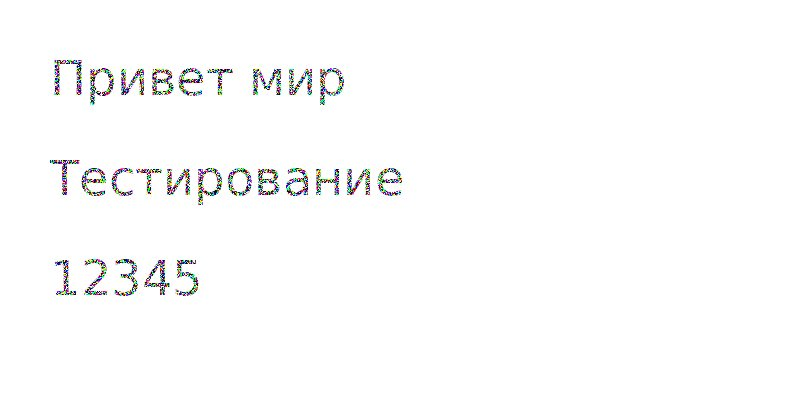
#> input picture test_noisy.jpg, 800 x 400 px
$ python -i extract_russian_text.py   (imports and definitions only)
#> lines starting #> are read from the running program, lines starting #| are printed output that depends on the picture; after the words box and inside, x2 and y2 are one past the last pixel; in counts of white or black regions, pixels touching at a corner belong together
#!/usr/bin/env python3
"""
Script to extract text from .jpg images in Russian with best accuracy.
Optimized for extracting only words and numbers (no tables or graphs).
Uses Tesseract OCR with Russian language model and specialized preprocessing.
"""

import os
import cv2
import numpy as np
import pytesseract
from PIL import Image
import argparse
from pathlib import Path
import logging
from concurrent.futures import ThreadPoolExecutor, as_completed
import sys
import tempfile


# [11 lines left out: function setup_logging, not called in this run]


def preprocess_image(image_path):
    """
    Preprocess the image to improve OCR accuracy for Russian text.
    Optimized for extracting only text (words and numbers), not tables or graphs.

    Args:
        image_path (str): Path to the image file

    Returns:
        PIL.Image: Preprocessed image
    """
#> called with image_path = 'test_noisy.jpg'
    # Read image using OpenCV
    img = cv2.imread(image_path)
#> img is the input picture: shape (400, 800, 3); mean B, G, R 251.2, 251.3, 251.2

    if img is None:
        raise ValueError(f"Could not load image: {image_path}")

    # Convert to grayscale
    gray = cv2.cvtColor(img, cv2.COLOR_BGR2GRAY)

    # Apply gentle denoising - preserve text details
    denoised = cv2.fastNlMeansDenoising(gray, None, 10, 7, 21)

    # Apply adaptive thresholding for better handling of varying lighting
    adaptive_thresh = cv2.adaptiveThreshold(
        denoised, 255, cv2.ADAPTIVE_THRESH_GAUSSIAN_C,
        cv2.THRESH_BINARY_INV, 11, 2
    )
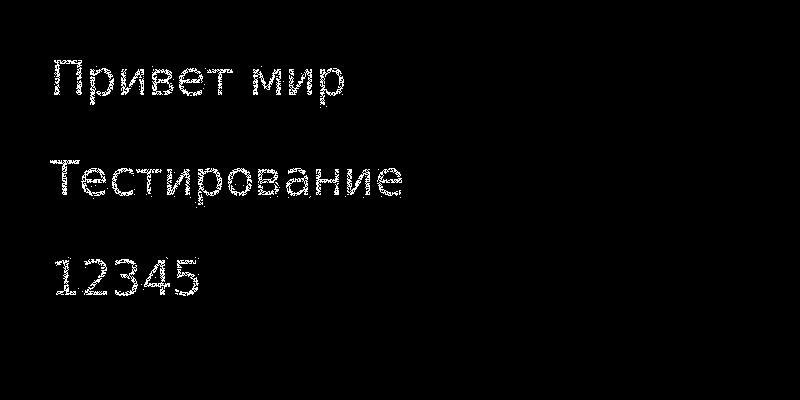
#> adaptive_thresh: shape (400, 800); 1.8% white in thin lines or dots, all inside (x1, y1, x2, y2) = (50, 60, 402, 296)

    # Morphological operations to connect broken characters but remove noise
    # Use smaller kernel to avoid connecting separate text lines
    kernel = np.ones((2, 2), np.uint8)
    dilated = cv2.dilate(adaptive_thresh, kernel, iterations=1)
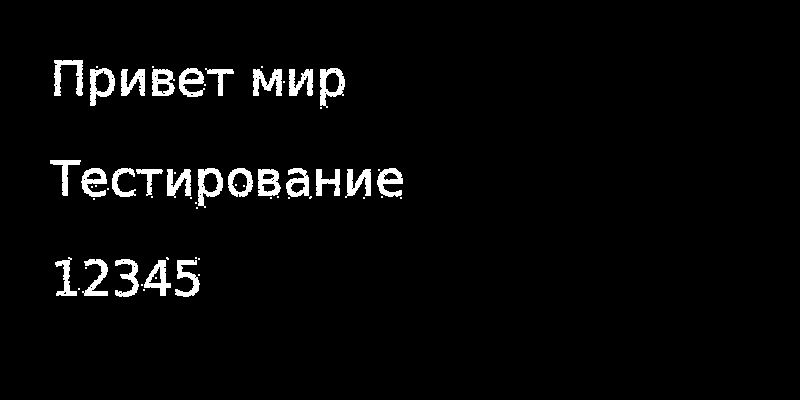
#> dilated: shape (400, 800); 3.3% white; 60 white regions (34 under 20 px), largest, box (x1, y1, x2, y2) and area: (54, 60, 83, 96) 498, (253, 69, 282, 96) 478, (320, 68, 345, 108) 477
    eroded = cv2.erode(dilated, kernel, iterations=1)
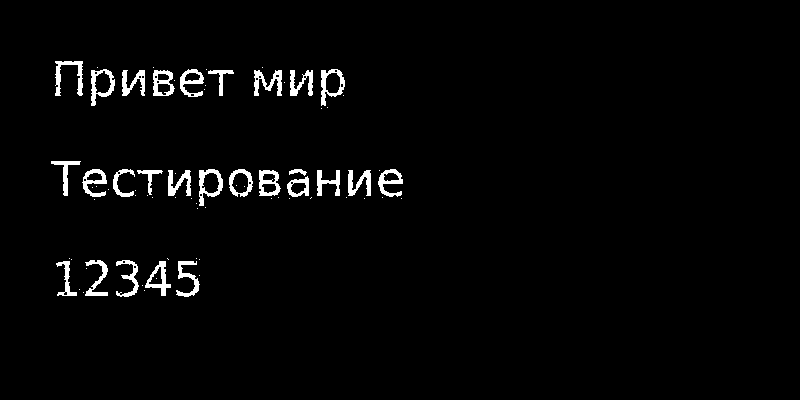
#> eroded: shape (400, 800); 2.4% white; 75 white regions (48 under 20 px), largest, box (x1, y1, x2, y2) and area: (55, 61, 83, 96) 376, (199, 169, 223, 206) 357, (254, 70, 282, 96) 355

    # Remove small noise components (likely from graphs/tables)
    num_labels, labels, stats, centroids = cv2.connectedComponentsWithStats(eroded, connectivity=8)
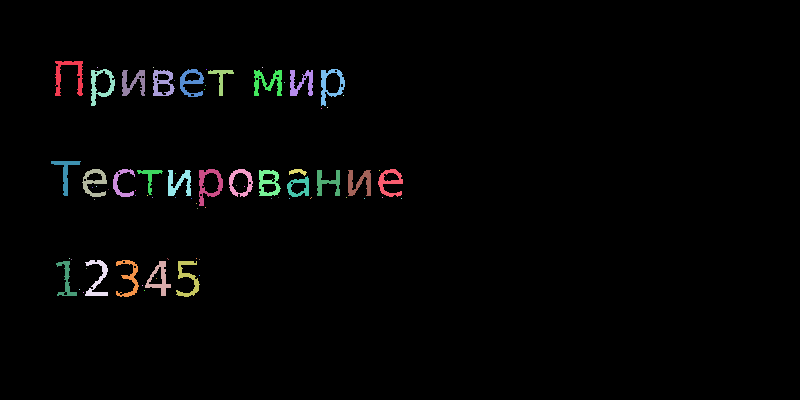
#> labels: shape (400, 800) int32; 76 distinct labels, from 0 to 75; one colour per label, 0 black
#> num_labels = 76; stats = 76 rows, first 6: [0, 0, 800, 400, 312193], [55, 61, 28, 35, 376], [97, 67, 1, 1, 1], [153, 67, 1, 1, 1], [262, 67, 1, 1, 1], [91, 69, 24, 37, 347]; centroids = 76 pairs, first value 65.24 to 404.5, second value 67 to 292
    cleaned = np.zeros_like(eroded)

    # Keep only components that are likely text (not too small, not too large)
    min_area = 20  # Minimum area for a character
    max_area = 5000  # Maximum area to exclude large graph elements

    for i in range(1, num_labels):  # Skip background
        area = stats[i, cv2.CC_STAT_AREA]
        if min_area <= area <= max_area:
            cleaned[labels == i] = 255
#> this loop made 75 passes
#> area on passes 1, 5, 6, 8, 9, 10, 11, 12, 13, 21, 22, 23: 376, 347, 305, 349, 310, 310, 178, 355, 309, 259, 320, 218

    # Invert back to black text on white background for Tesseract
    processed = cv2.bitwise_not(cleaned)

    # Convert back to PIL Image
    pil_img = Image.fromarray(processed)

    return pil_img


# [172 lines left out: functions extract_text_from_image, validate_inputs, save_results, main, not called in this run]


# [2 lines not run here, left out]

>>> result = preprocess_image('test_noisy.jpg')
